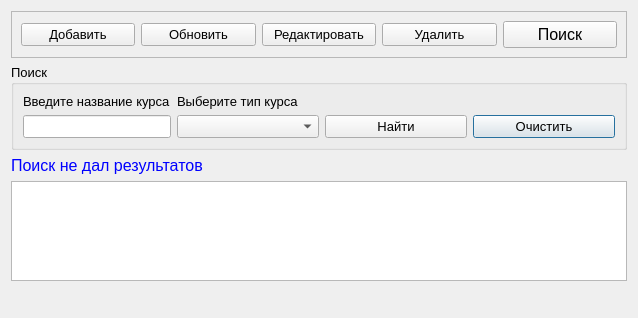
<?xml version="1.0" encoding="UTF-8"?>
<ui version="4.0">
 <class>PlatnieObrazovatUslgi</class>
 <widget class="QDialog" name="PlatnieObrazovatUslgi">
  <property name="geometry">
   <rect>
    <x>0</x>
    <y>0</y>
    <width>638</width>
    <height>318</height>
   </rect>
  </property>
  <property name="windowTitle">
   <string>Платные образовательные курсы</string>
  </property>
  <layout class="QGridLayout" name="gridLayout_3">
   <item row="1" column="0" colspan="3">
    <widget class="QGroupBox" name="groupBox_search">
     <property name="font">
      <font>
       <pointsize>10</pointsize>
      </font>
     </property>
     <property name="title">
      <string>Поиск</string>
     </property>
     <layout class="QGridLayout" name="gridLayout_2" columnstretch="4,4,4,4">
      <item row="0" column="0">
       <widget class="QLabel" name="label">
        <property name="font">
         <font>
          <pointsize>10</pointsize>
         </font>
        </property>
        <property name="text">
         <string>Введите название курса</string>
        </property>
       </widget>
      </item>
      <item row="1" column="0">
       <widget class="QLineEdit" name="lineEdit_nazvanieKursa">
        <property name="font">
         <font>
          <pointsize>10</pointsize>
         </font>
        </property>
        <property name="clearButtonEnabled">
         <bool>true</bool>
        </property>
       </widget>
      </item>
      <item row="1" column="3">
       <widget class="QPushButton" name="pushButton_clear">
        <property name="font">
         <font>
          <pointsize>10</pointsize>
         </font>
        </property>
        <property name="text">
         <string>Очистить</string>
        </property>
        <property name="icon">
         <iconset resource="resourses.qrc">
          <normaloff>:/img/img/clear.png</normaloff>:/img/img/clear.png</iconset>
        </property>
       </widget>
      </item>
      <item row="0" column="1">
       <widget class="QLabel" name="label_2">
        <property name="font">
         <font>
          <pointsize>10</pointsize>
         </font>
        </property>
        <property name="text">
         <string>Выберите тип курса</string>
        </property>
       </widget>
      </item>
      <item row="1" column="1">
       <widget class="QComboBox" name="comboBoxVidKursa">
        <property name="font">
         <font>
          <pointsize>10</pointsize>
         </font>
        </property>
        <property name="currentIndex">
         <number>-1</number>
        </property>
        <item>
         <property name="text">
          <string>Краткосрочный</string>
         </property>
        </item>
        <item>
         <property name="text">
          <string>Дистанционный</string>
         </property>
        </item>
       </widget>
      </item>
      <item row="1" column="2">
       <widget class="QPushButton" name="pushButton_find">
        <property name="font">
         <font>
          <pointsize>10</pointsize>
         </font>
        </property>
        <property name="text">
         <string>Найти</string>
        </property>
        <property name="icon">
         <iconset resource="resourses.qrc">
          <normaloff>:/img/img/findOk.png</normaloff>:/img/img/findOk.png</iconset>
        </property>
       </widget>
      </item>
     </layout>
    </widget>
   </item>
   <item row="2" column="0" colspan="2">
    <widget class="QLabel" name="label_result">
     <property name="maximumSize">
      <size>
       <width>16777215</width>
       <height>20</height>
      </size>
     </property>
     <property name="font">
      <font>
       <pointsize>12</pointsize>
      </font>
     </property>
     <property name="styleSheet">
      <string notr="true">color:rgb(0, 0, 255)</string>
     </property>
     <property name="text">
      <string>Поиск не дал результатов</string>
     </property>
    </widget>
   </item>
   <item row="4" column="0">
    <spacer name="horizontalSpacer">
     <property name="font">
      <font>
       <pointsize>10</pointsize>
      </font>
     </property>
     <property name="orientation">
      <enum>Qt::Horizontal</enum>
     </property>
     <property name="sizeHint" stdset="0">
      <size>
       <width>276</width>
       <height>20</height>
      </size>
     </property>
    </spacer>
   </item>
   <item row="4" column="1">
    <widget class="QLabel" name="label_naideno">
     <property name="font">
      <font>
       <pointsize>12</pointsize>
      </font>
     </property>
     <property name="styleSheet">
      <string notr="true">color:rgb(85, 0, 255)</string>
     </property>
     <property name="text">
      <string/>
     </property>
    </widget>
   </item>
   <item row="4" column="2">
    <spacer name="horizontalSpacer_2">
     <property name="font">
      <font>
       <pointsize>10</pointsize>
      </font>
     </property>
     <property name="orientation">
      <enum>Qt::Horizontal</enum>
     </property>
     <property name="sizeHint" stdset="0">
      <size>
       <width>275</width>
       <height>20</height>
      </size>
     </property>
    </spacer>
   </item>
   <item row="3" column="0" colspan="3">
    <widget class="QTableView" name="tableViewPlObrazUslugi">
     <property name="font">
      <font>
       <pointsize>10</pointsize>
      </font>
     </property>
     <property name="contextMenuPolicy">
      <enum>Qt::ActionsContextMenu</enum>
     </property>
     <property name="selectionMode">
      <enum>QAbstractItemView::SingleSelection</enum>
     </property>
     <property name="selectionBehavior">
      <enum>QAbstractItemView::SelectRows</enum>
     </property>
    </widget>
   </item>
   <item row="0" column="0" colspan="3">
    <widget class="QFrame" name="frame">
     <property name="font">
      <font>
       <pointsize>12</pointsize>
      </font>
     </property>
     <property name="frameShape">
      <enum>QFrame::StyledPanel</enum>
     </property>
     <property name="frameShadow">
      <enum>QFrame::Raised</enum>
     </property>
     <layout class="QGridLayout" name="gridLayout">
      <item row="0" column="4">
       <widget class="QPushButton" name="pushButton_4">
        <property name="font">
         <font>
          <pointsize>10</pointsize>
         </font>
        </property>
        <property name="text">
         <string>Удалить</string>
        </property>
        <property name="icon">
         <iconset resource="resourses.qrc">
          <normaloff>:/img/img/delete.png</normaloff>:/img/img/delete.png</iconset>
        </property>
       </widget>
      </item>
      <item row="0" column="0">
       <widget class="QPushButton" name="pushButtonAdd">
        <property name="font">
         <font>
          <pointsize>10</pointsize>
         </font>
        </property>
        <property name="text">
         <string>Добавить</string>
        </property>
        <property name="icon">
         <iconset resource="resourses.qrc">
          <normaloff>:/img/img/add.png</normaloff>:/img/img/add.png</iconset>
        </property>
       </widget>
      </item>
      <item row="0" column="2">
       <widget class="QPushButton" name="pushButton_upd">
        <property name="font">
         <font>
          <pointsize>10</pointsize>
         </font>
        </property>
        <property name="text">
         <string>Обновить</string>
        </property>
        <property name="icon">
         <iconset resource="resourses.qrc">
          <normaloff>:/img/img/refresh.png</normaloff>:/img/img/refresh.png</iconset>
        </property>
       </widget>
      </item>
      <item row="0" column="5">
       <widget class="QPushButton" name="pushButtonSearch">
        <property name="text">
         <string>Поиск</string>
        </property>
        <property name="icon">
         <iconset resource="resourses.qrc">
          <normaloff>:/img/img/findOk.png</normaloff>:/img/img/findOk.png</iconset>
        </property>
       </widget>
      </item>
      <item row="0" column="3">
       <widget class="QPushButton" name="pushButton_Edit">
        <property name="font">
         <font>
          <pointsize>12</pointsize>
         </font>
        </property>
        <property name="font">
         <font>
          <pointsize>10</pointsize>
         </font>
        </property>
        <property name="text">
         <string>Редактировать</string>
        </property>
        <property name="icon">
         <iconset resource="resourses.qrc">
          <normaloff>:/img/img/edit.png</normaloff>:/img/img/edit.png</iconset>
        </property>
       </widget>
      </item>
     </layout>
    </widget>
   </item>
  </layout>
  <action name="actionDelete">
   <property name="text">
    <string>Удалить выбранную запись</string>
   </property>
  </action>
  <action name="actionEdit">
   <property name="text">
    <string>Редактировать текущую запись</string>
   </property>
  </action>
 </widget>
 <resources>
  <include location="resourses.qrc"/>
 </resources>
 <connections/>
</ui>
